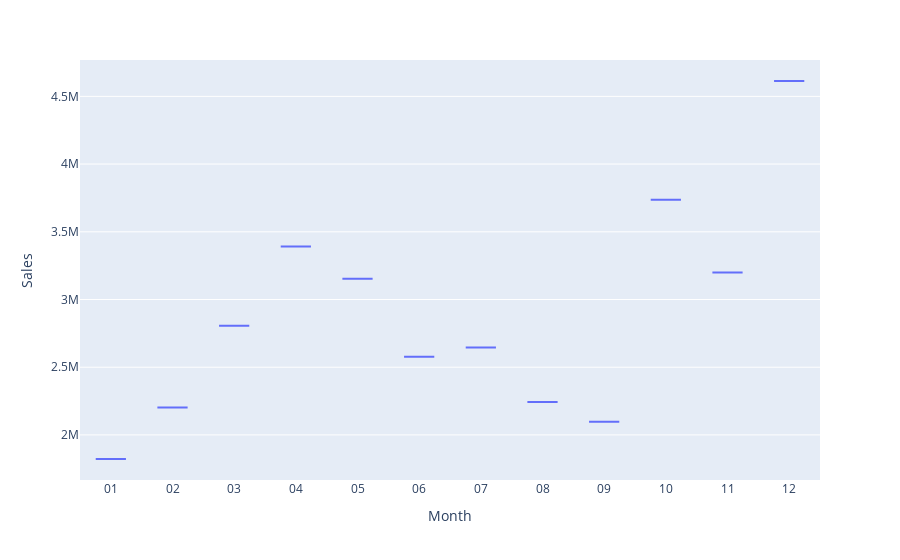

The notebook cell saved with this chart:
### Markdown cell above
# Box - plot

### Code cell
fig = px.box(df_sales_by_month , x="Month" , y="Sales")
fig.show()

### Figure 1 — Plotly figure (JSON) as saved in the notebook; plotly's stock layout.template omitted (floating-point values rounded to 4 significant figures)
{"data": [{"alignmentgroup": "True", "hovertemplate": "Month=%{x}<br>Sales=%{y}<extra></extra>", "legendgroup": "", "marker": {"color": "#636efa"}, "name": "", "notched": false, "offsetgroup": "", "orientation": "v", "showlegend": false, "type": "box", "x": ["01", "02", "03", "04", "05", "06", "07", "08", "09", "10", "11", "12"], "x0": " ", "xaxis": "x", "y": [1822000.0, 2202000.0, 2807000.0, 3391000.0, 3153000.0, 2577000.0, 2646000.0, 2244000.0, 2097260, 3736715, 3200000.0, 4613000.0], "y0": " ", "yaxis": "y"}], "layout": {"boxmode": "group", "legend": {"tracegroupgap": 0}, "margin": {"t": 60}, "xaxis": {"anchor": "y", "domain": [0, 1], "title": {"text": "Month"}}, "yaxis": {"anchor": "x", "domain": [0, 1], "title": {"text": "Sales"}}}}
